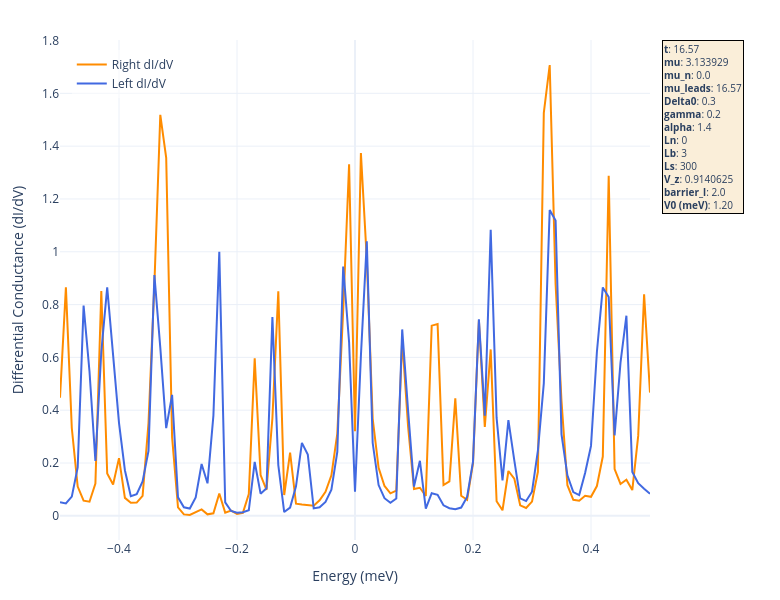

The code cell stored with this chart in its notebook:
### Code cell
import plotly.graph_objects as go

# 1. Re-defining the specific parameters from your original list
params_to_show = {
    "t": f"{t:.2f}",
    "mu": mu,
    "mu_n": mu_n,
    "mu_leads": f"{mu_leads:.2f}",
    "Delta0": Delta0,
    "gamma": gamma,
    "alpha": alpha,
    "Ln": Ln,
    "Lb": Lb,
    "Ls": Ls,
    "V_z": V_z,
    "barrier_l": barrier_l,
    "V0 (meV)": f"{V0:.2f}"
}

# Construct the text string
text_str = '<br>'.join([f"<b>{key}</b>: {val}" for key, val in params_to_show.items()])

fig = go.Figure()

# 2. Add Traces
fig.add_trace(go.Scatter(
    x=energies, y=dIdV_right, mode='lines', name='Right dI/dV',
    line=dict(width=2, color='darkorange'),
    hovertemplate='Energy: %{x:.4f}<br>dI/dV: %{y:.6f}<extra></extra>'
))

fig.add_trace(go.Scatter(
    x=energies, y=dIdV_left, mode='lines', name='Left dI/dV',
    line=dict(width=2, color='royalblue'),
    hovertemplate='Energy: %{x:.4f}<br>dI/dV: %{y:.6f}<extra></extra>'
))

# 3. Final Tightened Layout
fig.update_layout(
    width=780,   # Narrowed width to eliminate side-whitespace
    height=600,
    template="plotly_white",
    hovermode="x unified",
    xaxis_title="Energy (meV)",
    yaxis_title="Differential Conductance (dI/dV)",
    
    # Keep legend top-left inside to avoid the parameter box
    legend=dict(
        yanchor="top",
        y=0.98,
        xanchor="left",
        x=0.02,
        bgcolor="rgba(255, 255, 255, 0.5)"
    ),

    # Trimmed right margin significantly
    margin=dict(l=60, r=130, t=40, b=60), 
    
    annotations=[
        dict(
            x=1.02, # Sits right on the edge of the plot
            y=1,
            xref="paper",
            yref="paper",
            text=text_str,
            showarrow=False,
            align="left",
            xanchor="left", # Anchor to the left side of the box
            bgcolor="rgba(245, 222, 179, 0.5)",
            bordercolor="black",
            borderwidth=1,
            font=dict(size=10)
        )
    ]
)

fig.show()

### Figure 1 — Plotly figure (JSON) as saved in the notebook; plotly's stock layout.template omitted (floating-point values rounded to 4 significant figures)
{"data": [{"hovertemplate": "Energy: %{x:.4f}<br>dI/dV: %{y:.6f}<extra></extra>", "line": {"color": "darkorange", "width": 2}, "mode": "lines", "name": "Right dI/dV", "type": "scatter", "x": [-0.5, -0.49, -0.48, -0.47, -0.46, -0.45, -0.44, -0.43, -0.42, -0.41, -0.4, -0.39, -0.38, -0.37, -0.36, -0.35, -0.34, -0.33, -0.32, -0.31, -0.3, -0.29, -0.28, -0.27, -0.26, -0.25, -0.24, -0.23, -0.22, -0.21, -0.2, -0.19, -0.18, -0.17, -0.16, -0.15, -0.14, -0.13, -0.12, -0.11, -0.1, -0.09, -0.08, -0.07, -0.06, -0.05, -0.04, -0.03, -0.02, -0.01, 0.0, 0.01, 0.02, 0.03, 0.04, 0.05, 0.06, 0.07, 0.08, 0.09, 0.1, 0.11, 0.12, 0.13, 0.14, 0.15, 0.16, 0.17, 0.18, 0.19, 0.2, 0.21, 0.22, 0.23, 0.24, 0.25, 0.26, 0.27, 0.28, 0.29, 0.3, 0.31, 0.32, 0.33, 0.34, 0.35, 0.36, 0.37, 0.38, 0.39, 0.4, 0.41, 0.42, 0.43, 0.44, 0.45, 0.46, 0.47, 0.48, 0.49, 0.5], "y": [0.4473, 0.8654, 0.3327, 0.1109, 0.05738, 0.05336, 0.1222, 0.851, 0.1606, 0.1186, 0.2185, 0.06795, 0.04947, 0.05007, 0.07587, 0.3513, 0.8773, 1.519, 1.356, 0.2982, 0.03226, 0.005502, 0.003104, 0.01469, 0.02419, 0.005525, 0.009356, 0.08455, 0.01205, 0.0198, 0.00695, 0.01098, 0.08237, 0.5963, 0.1541, 0.09855, 0.3696, 0.8502, 0.07873, 0.2398, 0.04586, 0.04277, 0.04129, 0.03828, 0.05857, 0.09068, 0.1536, 0.3115, 0.7786, 1.332, 0.3204, 1.374, 0.9718, 0.3672, 0.1817, 0.113, 0.08521, 0.09531, 0.6686, 0.3375, 0.1018, 0.1062, 0.0752, 0.7202, 0.7263, 0.1168, 0.1301, 0.445, 0.07619, 0.06074, 0.199, 0.7409, 0.3369, 0.6301, 0.05545, 0.02119, 0.1698, 0.141, 0.03967, 0.0295, 0.05386, 0.1668, 1.526, 1.707, 0.8769, 0.4349, 0.1161, 0.0607, 0.05726, 0.07614, 0.072, 0.1127, 0.2246, 1.287, 0.1768, 0.1207, 0.1365, 0.09732, 0.3028, 0.8393, 0.4667]}, {"hovertemplate": "Energy: %{x:.4f}<br>dI/dV: %{y:.6f}<extra></extra>", "line": {"color": "royalblue", "width": 2}, "mode": "lines", "name": "Left dI/dV", "type": "scatter", "x": [-0.5, -0.49, -0.48, -0.47, -0.46, -0.45, -0.44, -0.43, -0.42, -0.41, -0.4, -0.39, -0.38, -0.37, -0.36, -0.35, -0.34, -0.33, -0.32, -0.31, -0.3, -0.29, -0.28, -0.27, -0.26, -0.25, -0.24, -0.23, -0.22, -0.21, -0.2, -0.19, -0.18, -0.17, -0.16, -0.15, -0.14, -0.13, -0.12, -0.11, -0.1, -0.09, -0.08, -0.07, -0.06, -0.05, -0.04, -0.03, -0.02, -0.01, 0.0, 0.01, 0.02, 0.03, 0.04, 0.05, 0.06, 0.07, 0.08, 0.09, 0.1, 0.11, 0.12, 0.13, 0.14, 0.15, 0.16, 0.17, 0.18, 0.19, 0.2, 0.21, 0.22, 0.23, 0.24, 0.25, 0.26, 0.27, 0.28, 0.29, 0.3, 0.31, 0.32, 0.33, 0.34, 0.35, 0.36, 0.37, 0.38, 0.39, 0.4, 0.41, 0.42, 0.43, 0.44, 0.45, 0.46, 0.47, 0.48, 0.49, 0.5], "y": [0.05142, 0.04671, 0.07283, 0.1831, 0.7962, 0.5466, 0.2076, 0.6214, 0.8649, 0.615, 0.3522, 0.1727, 0.07407, 0.08208, 0.1302, 0.2462, 0.9115, 0.6368, 0.3319, 0.4579, 0.07003, 0.03232, 0.02773, 0.0696, 0.1962, 0.1231, 0.3793, 0.9996, 0.05116, 0.01824, 0.01202, 0.01331, 0.02097, 0.2039, 0.08393, 0.1043, 0.7531, 0.1922, 0.01419, 0.03118, 0.1115, 0.2762, 0.2317, 0.02826, 0.0326, 0.05261, 0.09904, 0.2425, 0.9444, 0.6575, 0.09146, 0.6056, 1.039, 0.2757, 0.1165, 0.06662, 0.04944, 0.06553, 0.7059, 0.3987, 0.1105, 0.2086, 0.02714, 0.08544, 0.07935, 0.03979, 0.02869, 0.0249, 0.03129, 0.07137, 0.205, 0.7446, 0.3795, 1.084, 0.3708, 0.1346, 0.3624, 0.21, 0.06605, 0.05579, 0.09113, 0.2471, 0.5018, 1.158, 1.119, 0.3088, 0.1532, 0.08988, 0.07871, 0.1622, 0.2648, 0.6204, 0.8651, 0.8288, 0.3049, 0.5804, 0.7579, 0.1665, 0.1235, 0.1025, 0.0835]}], "layout": {"annotations": [{"align": "left", "bgcolor": "rgba(245, 222, 179, 0.5)", "bordercolor": "black", "borderwidth": 1, "font": {"size": 10}, "showarrow": false, "text": "<b>t</b>: 16.57<br><b>mu</b>: 3.133929<br><b>mu_n</b>: 0.0<br><b>mu_leads</b>: 16.57<br><b>Delta0</b>: 0.3<br><b>gamma</b>: 0.2<br><b>alpha</b>: 1.4<br><b>Ln</b>: 0<br><b>Lb</b>: 3<br><b>Ls</b>: 300<br><b>V_z</b>: 0.9140625<br><b>barrier_l</b>: 2.0<br><b>V0 (meV)</b>: 1.20", "x": 1.02, "xanchor": "left", "xref": "paper", "y": 1, "yref": "paper"}], "height": 600, "hovermode": "x unified", "legend": {"bgcolor": "rgba(255, 255, 255, 0.5)", "x": 0.02, "xanchor": "left", "y": 0.98, "yanchor": "top"}, "margin": {"b": 60, "l": 60, "r": 130, "t": 40}, "width": 780, "xaxis": {"title": {"text": "Energy (meV)"}}, "yaxis": {"title": {"text": "Differential Conductance (dI/dV)"}}}}
